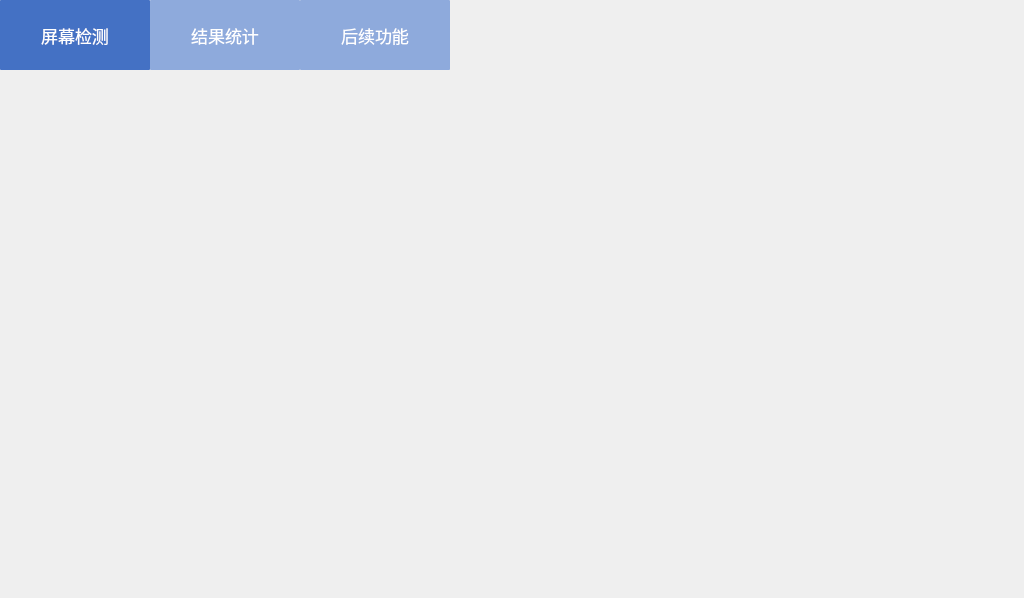
<?xml version="1.0" encoding="UTF-8"?>
<ui version="4.0">
 <class>MainPage</class>
 <widget class="QWidget" name="MainPage">
  <property name="geometry">
   <rect>
    <x>0</x>
    <y>0</y>
    <width>1024</width>
    <height>598</height>
   </rect>
  </property>
  <property name="windowTitle">
   <string>Form</string>
  </property>
  <widget class="QWidget" name="verticalLayoutWidget">
   <property name="geometry">
    <rect>
     <x>0</x>
     <y>0</y>
     <width>1031</width>
     <height>601</height>
    </rect>
   </property>
   <layout class="QVBoxLayout" name="verticalLayout">
    <property name="spacing">
     <number>0</number>
    </property>
    <item>
     <layout class="QHBoxLayout" name="horizontalLayout">
      <property name="spacing">
       <number>0</number>
      </property>
      <item>
       <widget class="QPushButton" name="pushButton">
        <property name="minimumSize">
         <size>
          <width>150</width>
          <height>70</height>
         </size>
        </property>
        <property name="font">
         <font>
          <family>微软雅黑</family>
          <pointsize>13</pointsize>
         </font>
        </property>
        <property name="styleSheet">
         <string notr="true">QPushButton{color:white;background-color: rgb(142, 170,220);border-radius:1px}
QPushButton::checked{background-color: rgb(68, 113, 196);}</string>
        </property>
        <property name="text">
         <string>屏幕检测</string>
        </property>
        <property name="checkable">
         <bool>true</bool>
        </property>
        <property name="checked">
         <bool>true</bool>
        </property>
        <property name="autoExclusive">
         <bool>true</bool>
        </property>
       </widget>
      </item>
      <item>
       <widget class="QPushButton" name="pushButton_2">
        <property name="minimumSize">
         <size>
          <width>150</width>
          <height>70</height>
         </size>
        </property>
        <property name="font">
         <font>
          <family>微软雅黑</family>
          <pointsize>13</pointsize>
         </font>
        </property>
        <property name="styleSheet">
         <string notr="true">QPushButton{color:white;background-color: rgb(142, 170,220);border-radius:1px}
QPushButton::checked{background-color: rgb(68, 113, 196);}</string>
        </property>
        <property name="text">
         <string>结果统计</string>
        </property>
        <property name="checkable">
         <bool>true</bool>
        </property>
        <property name="autoExclusive">
         <bool>true</bool>
        </property>
       </widget>
      </item>
      <item>
       <widget class="QPushButton" name="pushButton_3">
        <property name="minimumSize">
         <size>
          <width>150</width>
          <height>70</height>
         </size>
        </property>
        <property name="maximumSize">
         <size>
          <width>150</width>
          <height>70</height>
         </size>
        </property>
        <property name="font">
         <font>
          <family>微软雅黑</family>
          <pointsize>13</pointsize>
         </font>
        </property>
        <property name="styleSheet">
         <string notr="true">QPushButton{color:white;background-color: rgb(142, 170,220);border-radius:1px}
QPushButton::checked{background-color: rgb(68, 113, 196);}</string>
        </property>
        <property name="text">
         <string>后续功能</string>
        </property>
        <property name="checkable">
         <bool>true</bool>
        </property>
        <property name="autoExclusive">
         <bool>true</bool>
        </property>
       </widget>
      </item>
      <item>
       <spacer name="horizontalSpacer">
        <property name="orientation">
         <enum>Qt::Horizontal</enum>
        </property>
        <property name="sizeHint" stdset="0">
         <size>
          <width>40</width>
          <height>20</height>
         </size>
        </property>
       </spacer>
      </item>
     </layout>
    </item>
    <item>
     <widget class="QStackedWidget" name="stackedWidget">
      <widget class="QWidget" name="page"/>
      <widget class="QWidget" name="page_2"/>
     </widget>
    </item>
   </layout>
  </widget>
 </widget>
 <resources/>
 <connections/>
</ui>
